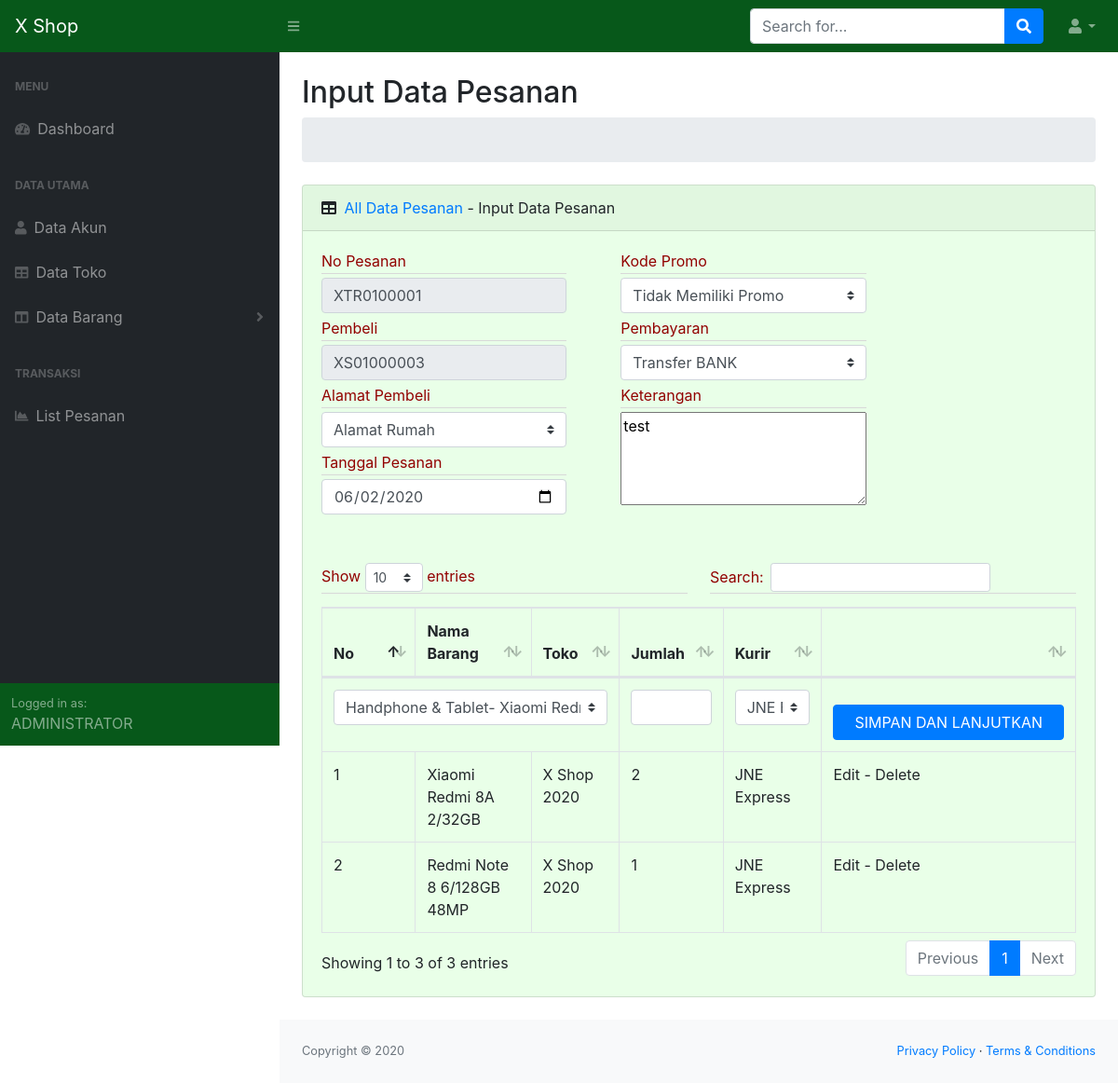
/adm_pesanan/pesanan_edt/XTR0100001, run on the app's committed database.
### tables this page shows
CREATE TABLE `t_pesanan_h` (
  `pesanan_h_id` varchar(10) NOT NULL,
  `akun_id_pembeli` varchar(10) NOT NULL,
  `akun_alamat_id` int(11) NOT NULL,
  `pesanan_h_tgl` date NOT NULL,
  `promo_id` varchar(10) NOT NULL,
  `pembayaran_id` int(11) NOT NULL,
  `pesanan_h_ket` varchar(255) NOT NULL
);

CREATE TABLE `t_akun_alamat` (
  `akun_alamat_id` int(11) NOT NULL,
  `akun_id` varchar(10) NOT NULL,
  `akun_alamat_nama` varchar(25) NOT NULL,
  `akun_alamat` text NOT NULL,
  `akun_alamat_kecamatan` varchar(50) NOT NULL,
  `akun_alamat_kelurahan` varchar(50) NOT NULL,
  `akun_alamat_kota` varchar(50) NOT NULL,
  `akun_alamat_provinsi` varchar(50) NOT NULL,
  `akun_alamat_hp` varchar(15) NOT NULL,
  `akun_alamat_setdef` tinyint(1) NOT NULL,
  `akun_alamat_flag` tinyint(1) NOT NULL
);

CREATE TABLE `t_pesanan_d` (
  `pesanan_d_id` int(11) NOT NULL,
  `pesanan_h_id` varchar(10) NOT NULL,
  `barang_id` int(11) NOT NULL,
  `pesanan_d_jumlah` int(11) NOT NULL,
  `kurir_sub_id` int(11) NOT NULL
);

CREATE TABLE `t_barang` (
  `barang_id` int(11) NOT NULL,
  `toko_id` varchar(10) NOT NULL,
  `barang_nama` varchar(50) NOT NULL,
  `barang_harga` double NOT NULL,
  `barang_potongan` float NOT NULL,
  `barang_tgl_daftar` date NOT NULL,
  `kategori_brg_sub_id` int(11) NOT NULL,
  `barang_flag` tinyint(1) NOT NULL
);

CREATE TABLE `t_toko` (
  `toko_id` varchar(10) NOT NULL,
  `akun_id` varchar(10) NOT NULL,
  `toko_nama` varchar(50) NOT NULL,
  `toko_logo` varchar(10) NOT NULL,
  `toko_alamat` text NOT NULL,
  `toko_kota` varchar(50) NOT NULL,
  `toko_provinsi` varchar(50) NOT NULL,
  `toko_hp` varchar(15) NOT NULL,
  `toko_tgl_daftar` date NOT NULL,
  `toko_flag` tinyint(1) NOT NULL
);

CREATE TABLE `m_kurir` (
  `kurir_id` int(11) NOT NULL,
  `kurir_nama` varchar(35) NOT NULL,
  `kurir_company` varchar(35) NOT NULL,
  `kurir_tgl_daftar` date NOT NULL,
  `kurir_flag` tinyint(1) NOT NULL
);

### application/controllers/Adm_pesanan.php (called while the page is built, shortened)
<?php
class Adm_pesanan extends CI_Controller {
	public function pesanan_edt($pesanan_h_id = 0){
		$send['qr_k_utama'] = $this->main_model->menu_k_utama();
		$send['qr_k_sub'] = $this->main_model->menu_k_sub();
		$this->db->where('pesanan_h_id',$pesanan_h_id);
		$this->db->join('m_akun','m_akun.akun_id=t_pesanan_h.akun_id_pembeli');
		$this->db->join('t_akun_alamat','t_akun_alamat.akun_alamat_id=t_pesanan_h.akun_alamat_id');
		$send['qr_pesanan_h'] = $this->db->get('t_pesanan_h');
		$this->db->where('akun_flag', 1);
		$send['qr_akun'] = $this->db->get('m_akun');
		$send['qr_akun_alamat']=$this->db->get('t_akun_alamat');
		$this->db->join('m_kategori_brg_sub','m_kategori_brg_sub.kategori_brg_sub_id = t_barang.kategori_brg_sub_id');
		$this->db->join('t_toko','t_toko.toko_id = t_barang.toko_id');
		$this->db->where('barang_flag',1);
		$send['qr_barang'] = $this->db->get('t_barang');
		$this->db->where('kurir_flag',1);
		$send['qr_kurir'] = $this->db->get('m_kurir');
		$this->db->join('t_barang','t_barang.barang_id=t_pesanan_d.barang_id');
		$this->db->join('t_toko','t_barang.toko_id=t_toko.toko_id');
		$this->db->join('m_kurir','m_kurir.kurir_id=t_pesanan_d.kurir_sub_id');
		$send['qr_pesanan_d'] = $this->db->get('t_pesanan_d');
		$send['hal'] = 'adm_vtbl_pesanan_edt';
		$this->load->view('adm_v_home',$send);
	}
}

### index.php (called while the page is built, shortened)
<?php
require_once BASEPATH.'core/CodeIgniter.php';

### application/views/adm_vtbl_pesanan_edt.php (the view, shortened to what this page needs)
<div class="container-fluid">
    <h2 class="mt-4">Input Data Pesanan</h2>
    <ol class="breadcrumb mb-4">
        <li class="breadcrumb-item active">&nbsp;</li>
    </ol>
    <div class="card mb-4">
        <div class="card-header"><i class="fas fa-table mr-1"></i>
        <a href="<?=base_url('adm_pesanan');?>">All Data Pesanan</a>
            - Input Data Pesanan
        </div>
        <div class="card-body">
            <form method="POST" action="<?=base_url('adm_pesanan/pesanan_edt_proses')?>">
            <div class="form-row">
                <div class="col-md-4 mr-5">
                    <div class="form-group mb-1">
                    <label class="medium mb-1">No Pesanan</label>
                    <?php
                        foreach($qr_pesanan_h->result() as $fd_pesan_id){
                           $pesanan_h_id = $fd_pesan_id->pesanan_h_id;
                           $akun_id = $fd_pesan_id->akun_id;
                           $pesanan_h_tgl = $fd_pesan_id->pesanan_h_tgl;
                           $pembayaran_id = $fd_pesan_id->pembayaran_id;
                           $pesanan_h_ket = $fd_pesan_id->pesanan_h_ket;
                        }
                    ?>
                    <input class="form-control py-1" type="text" name="pesanan_h_id" value="<?=$pesanan_h_id;?>" readonly>
                    </div>
                    <div class="form-group mb-1">
                    <label class="custom-control-select medium mb-1">Pembeli</label>
                    <input class="form-control py-1" type="text" name="akun_id" value="<?=$akun_id;?>" readonly>
                    </div>
                    <div class="form-group mb-1">
                    <label class="custom-control-select medium mb-1">Alamat Pembeli</label>
                        <select name="akun_alamat_id" class="custom-select">
                        <?php
                            foreach($qr_akun_alamat->result() as $fd_akun_alamat){
                                if($fd_akun_alamat->$akun_id = $akun_id){
                        ?>
                            <option value="<?=$fd_akun_alamat->akun_alamat_id;?>"><?=$fd_akun_alamat->akun_alamat_nama;?></option>
                        <?php
                            }
                            }
                            ?>
                        </select>
                    </div>
                    <div class="form-group mb-1">
                    <label class="medium mb-1">Tanggal Pesanan</label>
                    <input class="form-control py-1" type="date" name="pesanan_h_tgl" value="<?=$pesanan_h_tgl?>">
                    </div>
                </div>
                <div class="col-md-4">
                    <div class="form-group mb-1">
                    <label class="custom-control-select medium mb-1">Kode Promo</label>
                        <select name="promo_id" class="custom-select">
                            <option value="0">Tidak Memiliki Promo</option>
                        </select>
                    </div>
                    <div class="form-group mb-1">
                    <label class="custom-control-select medium mb-1">Pembayaran</label>
                    <?php
                    $slc_p1 = 0;
                    if($pembayaran_id == 1){
                        $slc_p1 = 'selected';
                    }elseif($pembayaran_id ==2){
                        $slc_p2 = 'selected';
                    }else{
                        $slc_p3 = 'selected';
                    }
                    ?>
                        <select name="pembayaran_id" class="custom-select">
							<option <?=$slc_p1;?> value="1">Transfer BANK</option>
                        </select>
                    </div>
                    <div class="form-group mb-1">
                    <label class="medium mb-1">Keterangan</label>
                    <textarea name="pesanan_h_ket"><?=$pesanan_h_ket?></textarea>
                    </div>
                </div>
            </div>
            <div class="table-responsive mt-5">
                <table class="table table-bordered" id="dataTable" width="100%" cellspacing="0">
                    <thead>
                        <tr>
                            <th>No</th>
                            <th>Nama Barang</th>
                            <th>Toko</th>
                            <th>Jumlah</th>
                            <th>Kurir</th>
                            <th>&nbsp;</th>
                        </tr>
                    </thead>
                    <tbody>
                        <tr>
                            <td colspan="3">
                                <div class="form-group mb-1">
                                <select name="barang_id" class="custom-select">
                                <?php
                                    foreach($qr_barang->result() as $fd_barang){
                                ?>
                                <option value="<?=$fd_barang->barang_id;?>">
                                <?=$fd_barang->kategori_brg_sub_nama;?>-
                                </option>
                                <?php
                                    }
                                ?>
                                </select>
                                </div>
                            </td>
                            <td>
                                <div class="form-group mb-1">
                                <input class="form-control py-1" type="text" name="pesanan_d_jumlah" >
                                </div>
                            </td>
                            <td>
                                <div class="form-group mb-1">
                                <select name="kurir_id" class="custom-select">
                                <?php
                                    foreach($qr_kurir->result() as $fd_kurir){
                                ?>
                                <option value="<?=$fd_kurir->kurir_id;?>">
                                <?=$fd_kurir->kurir_nama;?>-
                                <?=$fd_kurir->kurir_company;?></option>
                                <?php
                                    }
                                ?>
                                </select>
                                </div>
                            </td>
                            <td>
                            <div class="form-row mt-3">
                                <div class="col-md">
                                    <input class="btn btn-primary btn-block" type="submit" name="s_save" value="SIMPAN DAN LANJUTKAN">
                                </div>
                            </div>
                            </td>
                        </tr>
                        </form>
                        <?php
                        $no = 0;
                            foreach($qr_pesanan_d->result() as $fd_pesanan_d){
                                if($fd_pesanan_d->pesanan_h_id == $pesanan_h_id){
                                    $no++;
                        ?>
                        <tr>
                            <td><?=$no?></td>
                            <td><?=$fd_pesanan_d->barang_nama?></td>
                            <td><?=$fd_pesanan_d->toko_nama?></td>
                            <td><?=$fd_pesanan_d->pesanan_d_jumlah?></td>
                            <td><?=$fd_pesanan_d->kurir_nama?></td>
                            <td>Edit - Delete</td>
                        </tr>
                        <?php
                                }
                            }
                        ?>
            </div>
        </div>
    </div>
</div>

### data on the page
t_pesanan_h: pesanan_h_id "XTR0100001", akun_id "XS01000003", pesanan_h_tgl "06/02/2020", pesanan_h_ket "test"
t_pesanan_d: barang.barang_nama "Xiaomi Redmi 8A 2/32GB", t_toko.toko_nama "X Shop 2020", pesanan_d_jumlah "2", m_kurir.kurir_nama "JNE Express"
t_pesanan_d: barang.barang_nama "Redmi Note 8 6/128GB 48MP", t_toko.toko_nama "X Shop 2020", pesanan_d_jumlah "1", m_kurir.kurir_nama "JNE Express"

### other printed values
form field akun_alamat_id "Alamat Rumah"
form field barang_id "Handphone & Tablet- Xiaomi Redmi 8A 2/32GB- X Shop 2020"
form field kurir_id "JNE Express- JNE"
